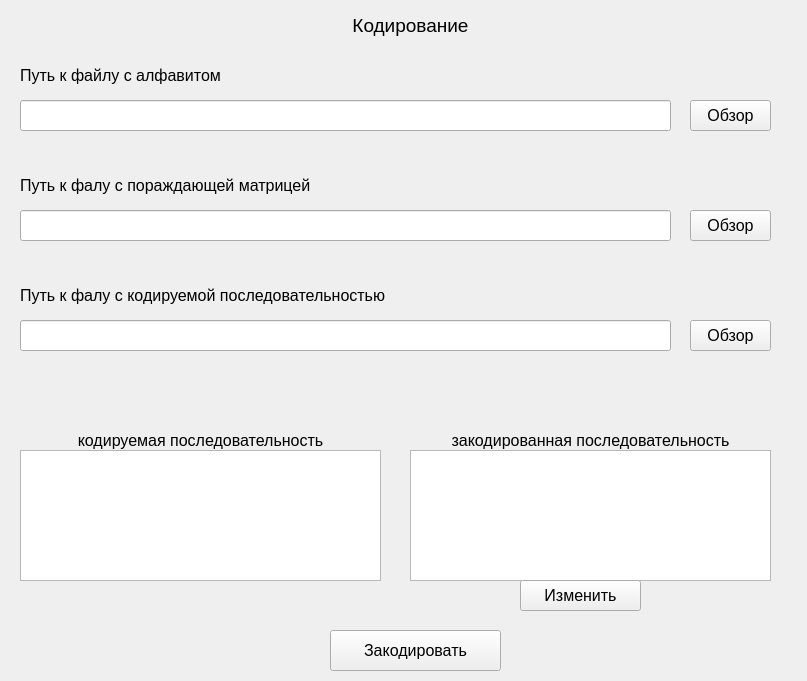
<?xml version="1.0" encoding="UTF-8"?>
<ui version="4.0">
 <class>HammingEncodeWidget</class>
 <widget class="QWidget" name="HammingEncodeWidget">
  <property name="geometry">
   <rect>
    <x>0</x>
    <y>0</y>
    <width>807</width>
    <height>681</height>
   </rect>
  </property>
  <property name="font">
   <font>
    <pointsize>20</pointsize>
   </font>
  </property>
  <property name="windowTitle">
   <string>Form</string>
  </property>
  <widget class="QLabel" name="tittleLabel">
   <property name="geometry">
    <rect>
     <x>320</x>
     <y>0</y>
     <width>181</width>
     <height>51</height>
    </rect>
   </property>
   <property name="font">
    <font>
     <pointsize>14</pointsize>
    </font>
   </property>
   <property name="text">
    <string>Кодирование</string>
   </property>
   <property name="alignment">
    <set>Qt::AlignCenter</set>
   </property>
  </widget>
  <widget class="QPushButton" name="alphPushButton">
   <property name="geometry">
    <rect>
     <x>690</x>
     <y>100</y>
     <width>81</width>
     <height>31</height>
    </rect>
   </property>
   <property name="font">
    <font>
     <pointsize>12</pointsize>
    </font>
   </property>
   <property name="text">
    <string>Обзор</string>
   </property>
  </widget>
  <widget class="QPushButton" name="seqPushButton">
   <property name="geometry">
    <rect>
     <x>690</x>
     <y>320</y>
     <width>81</width>
     <height>31</height>
    </rect>
   </property>
   <property name="font">
    <font>
     <pointsize>12</pointsize>
    </font>
   </property>
   <property name="text">
    <string>Обзор</string>
   </property>
  </widget>
  <widget class="QLineEdit" name="alphLineEdit">
   <property name="geometry">
    <rect>
     <x>20</x>
     <y>100</y>
     <width>651</width>
     <height>31</height>
    </rect>
   </property>
   <property name="font">
    <font>
     <pointsize>12</pointsize>
    </font>
   </property>
  </widget>
  <widget class="QLineEdit" name="seqLineEdit">
   <property name="geometry">
    <rect>
     <x>20</x>
     <y>320</y>
     <width>651</width>
     <height>31</height>
    </rect>
   </property>
   <property name="font">
    <font>
     <pointsize>12</pointsize>
    </font>
   </property>
   <property name="text">
    <string/>
   </property>
  </widget>
  <widget class="QLabel" name="alphLabel">
   <property name="geometry">
    <rect>
     <x>20</x>
     <y>60</y>
     <width>341</width>
     <height>31</height>
    </rect>
   </property>
   <property name="font">
    <font>
     <pointsize>12</pointsize>
    </font>
   </property>
   <property name="text">
    <string>Путь к файлу с алфавитом</string>
   </property>
  </widget>
  <widget class="QLabel" name="seqLabel">
   <property name="geometry">
    <rect>
     <x>20</x>
     <y>280</y>
     <width>611</width>
     <height>31</height>
    </rect>
   </property>
   <property name="font">
    <font>
     <pointsize>12</pointsize>
    </font>
   </property>
   <property name="text">
    <string>Путь к фалу с кодируемой последовательностью</string>
   </property>
  </widget>
  <widget class="QTextBrowser" name="encodingTextBrowser">
   <property name="geometry">
    <rect>
     <x>20</x>
     <y>450</y>
     <width>361</width>
     <height>131</height>
    </rect>
   </property>
   <property name="font">
    <font>
     <pointsize>14</pointsize>
    </font>
   </property>
  </widget>
  <widget class="QTextEdit" name="encodedTextEdit">
   <property name="geometry">
    <rect>
     <x>410</x>
     <y>450</y>
     <width>361</width>
     <height>131</height>
    </rect>
   </property>
   <property name="font">
    <font>
     <pointsize>14</pointsize>
    </font>
   </property>
  </widget>
  <widget class="QPushButton" name="encodePushButton">
   <property name="geometry">
    <rect>
     <x>330</x>
     <y>630</y>
     <width>171</width>
     <height>41</height>
    </rect>
   </property>
   <property name="font">
    <font>
     <pointsize>12</pointsize>
    </font>
   </property>
   <property name="text">
    <string>Закодировать</string>
   </property>
  </widget>
  <widget class="QPushButton" name="ChangePushButton">
   <property name="geometry">
    <rect>
     <x>520</x>
     <y>580</y>
     <width>121</width>
     <height>31</height>
    </rect>
   </property>
   <property name="font">
    <font>
     <pointsize>12</pointsize>
    </font>
   </property>
   <property name="text">
    <string>Изменить</string>
   </property>
  </widget>
  <widget class="QLabel" name="gMatrixLabel">
   <property name="geometry">
    <rect>
     <x>20</x>
     <y>170</y>
     <width>481</width>
     <height>31</height>
    </rect>
   </property>
   <property name="font">
    <font>
     <pointsize>12</pointsize>
    </font>
   </property>
   <property name="text">
    <string>Путь к фалу с пораждающей матрицей</string>
   </property>
  </widget>
  <widget class="QPushButton" name="gMatrixPushButton">
   <property name="geometry">
    <rect>
     <x>690</x>
     <y>210</y>
     <width>81</width>
     <height>31</height>
    </rect>
   </property>
   <property name="font">
    <font>
     <pointsize>12</pointsize>
    </font>
   </property>
   <property name="text">
    <string>Обзор</string>
   </property>
  </widget>
  <widget class="QLineEdit" name="gMatrixLineEdit">
   <property name="geometry">
    <rect>
     <x>20</x>
     <y>210</y>
     <width>651</width>
     <height>31</height>
    </rect>
   </property>
   <property name="font">
    <font>
     <pointsize>12</pointsize>
    </font>
   </property>
   <property name="text">
    <string/>
   </property>
  </widget>
  <widget class="QLabel" name="encodeLabel">
   <property name="geometry">
    <rect>
     <x>20</x>
     <y>430</y>
     <width>361</width>
     <height>20</height>
    </rect>
   </property>
   <property name="font">
    <font>
     <pointsize>12</pointsize>
    </font>
   </property>
   <property name="text">
    <string>кодируемая последовательность</string>
   </property>
   <property name="alignment">
    <set>Qt::AlignCenter</set>
   </property>
  </widget>
  <widget class="QLabel" name="encodedLabel">
   <property name="geometry">
    <rect>
     <x>410</x>
     <y>430</y>
     <width>361</width>
     <height>20</height>
    </rect>
   </property>
   <property name="font">
    <font>
     <pointsize>12</pointsize>
    </font>
   </property>
   <property name="text">
    <string>закодированная последовательность</string>
   </property>
   <property name="alignment">
    <set>Qt::AlignCenter</set>
   </property>
  </widget>
 </widget>
 <resources/>
 <connections/>
</ui>
